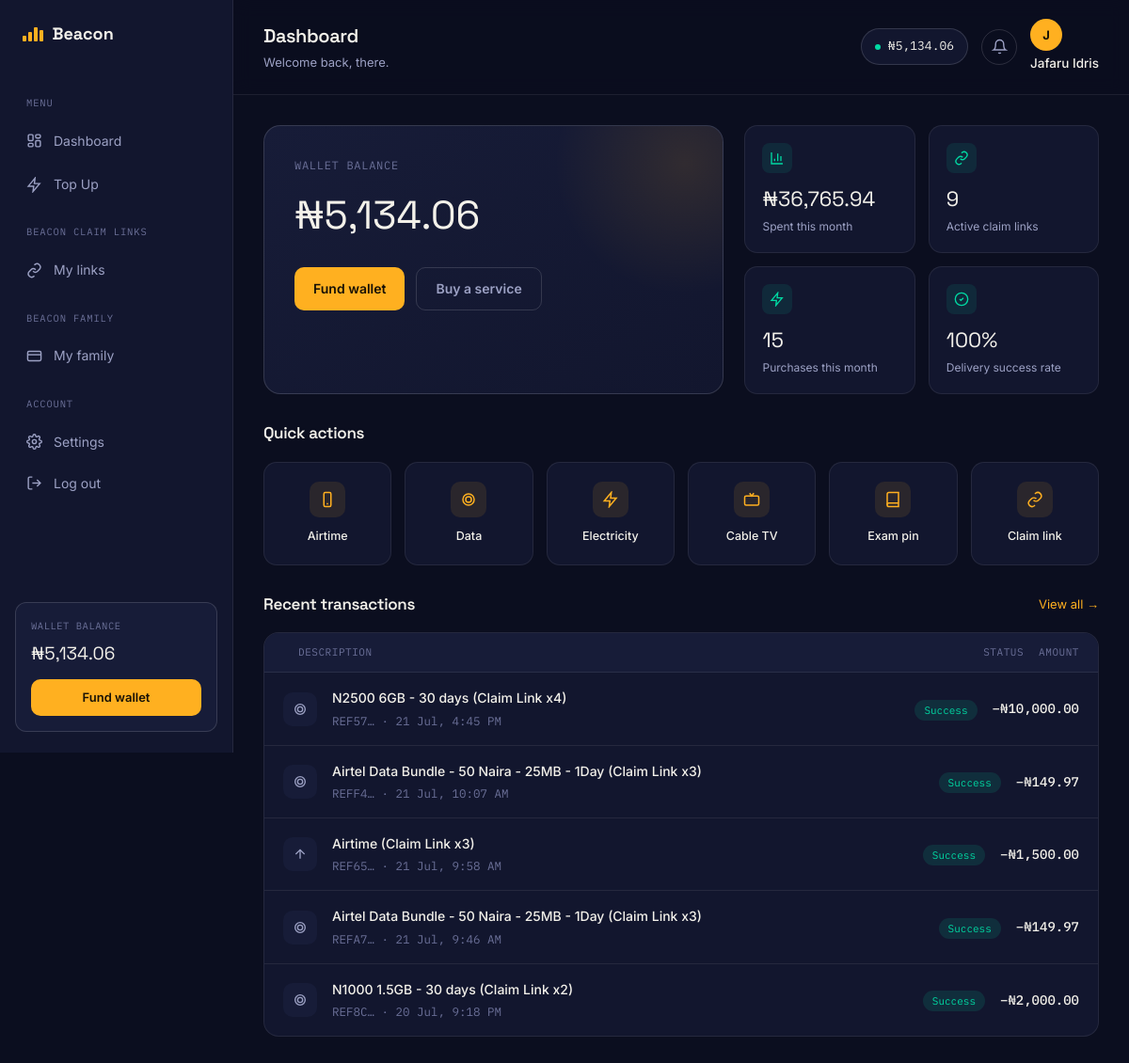
The page /dashboard/ (signed in) on the database as committed earlier.
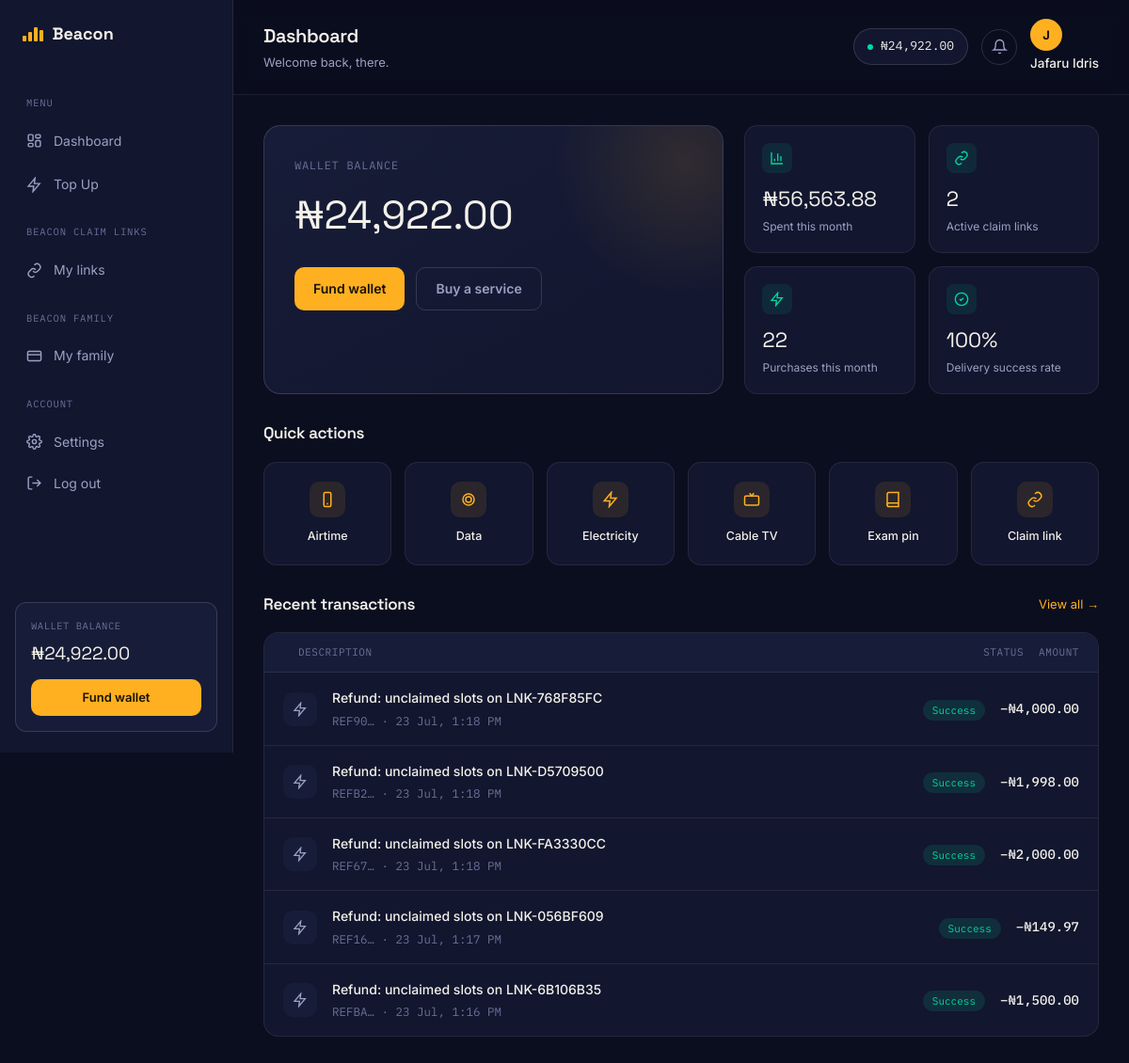
The same page on the database as committed later.
### authentication/models.py (models this page shows, shortened)
class User(AbstractUser):
    email = models.EmailField(unique=True)
    phone_number = models.CharField(max_length=20, blank=True)
    is_email_verified = models.BooleanField(default=False)
    email_verification_token = models.CharField(max_length=100, blank=True, null=True)
    password_reset_token = models.CharField(max_length=100, blank=True, null=True)
    password_reset_expires = models.DateTimeField(blank=True, null=True)
    referral_code = models.CharField(max_length=20, unique=True, blank=True, null=True)
    referred_by = models.ForeignKey('self', on_delete=models.SET_NULL, blank=True, null=True, related_name='referrals')
    date_joined = models.DateTimeField(auto_now_add=True)
    last_login_ip = models.GenericIPAddressField(blank=True, null=True)
    transaction_pin_hash = models.CharField(
        max_length=128,
        blank=True,
        null=True,
        help_text="Hashed transaction PIN"
    )
    USERNAME_FIELD = 'email'
    REQUIRED_FIELDS = ['username']
    class Meta:
        ordering = ['-date_joined']
    def get_full_name(self):
        if self.first_name or self.last_name:
            return f"{self.first_name} {self.last_name}".strip()
        return self.username

### wallet/models.py (models this page shows, shortened)
class Wallet(models.Model):
    user = models.OneToOneField(User, on_delete=models.CASCADE, related_name='wallet')
    balance = models.DecimalField(max_digits=12, decimal_places=2, default=0.00)
    total_funded = models.DecimalField(max_digits=12, decimal_places=2, default=0.00)
    total_spent = models.DecimalField(max_digits=12, decimal_places=2, default=0.00)
    is_active = models.BooleanField(default=True)
    created_at = models.DateTimeField(auto_now_add=True)
    updated_at = models.DateTimeField(auto_now=True)
    class Meta:
        verbose_name = 'Wallet'
        verbose_name_plural = 'Wallets'

### transactions/models.py (models this page shows, shortened)
class Transaction(models.Model):
    STATUS_CHOICES = [
        ('pending', 'Pending'),
        ('processing', 'Processing'),
        ('success', 'Success'),
        ('failed', 'Failed'),
        ('reversed', 'Reversed'),
    ]
    TYPE_CHOICES = [
        ('airtime', 'Airtime'),
        ('data', 'Data'),
        ('electricity', 'Electricity'),
        ('cable', 'Cable TV'),
        ('internet', 'Internet'),
        ('exam_pin', 'Exam Pin'),
        ('education', 'Education'),
        ('wallet_funding', 'Wallet Funding'),
        ('refund', 'Refund'),
    ]
    transaction_id = models.CharField(max_length=30, unique=True, editable=False)
    user = models.ForeignKey(User, on_delete=models.CASCADE, related_name='transactions')
    transaction_type = models.CharField(max_length=20, choices=TYPE_CHOICES)
    amount = models.DecimalField(max_digits=10, decimal_places=2)
    wallet_balance_before = models.DecimalField(max_digits=12, decimal_places=2)
    wallet_balance_after = models.DecimalField(max_digits=12, decimal_places=2)
    status = models.CharField(max_length=20, choices=STATUS_CHOICES, default='pending')
    service_provider = models.CharField(max_length=100, blank=True)
    plan_name = models.CharField(max_length=200, blank=True)
    recipient = models.CharField(max_length=100, blank=True)
    reference_number = models.CharField(max_length=50, unique=True, blank=True)
    api_response = models.JSONField(blank=True, null=True)
    error_message = models.TextField(blank=True)
    is_duplicate = models.BooleanField(default=False)
    locked = models.BooleanField(default=False)
    created_at = models.DateTimeField(auto_now_add=True)
    updated_at = models.DateTimeField(auto_now=True)
    description = models.TextField()
    class Meta:
        ordering = ['-created_at']
        indexes = [
            models.Index(fields=['user', '-created_at']),
            models.Index(fields=['status']),
            models.Index(fields=['transaction_type']),
        ]

### dashboard/views.py (the view)
# urls.py: path('', views.dashboard_view, name='index'),
@login_required
def dashboard_view(request):
    wallet, _ = Wallet.objects.get_or_create(user=request.user)
    recent_transactions = Transaction.objects.filter(user=request.user)[:5]
    total_purchases = Transaction.objects.filter(
        user=request.user, status='success'
    ).exclude(transaction_type='wallet_funding').exclude(transaction_type='refund').count()
    total_spent = Transaction.objects.filter(
        user=request.user, status='success'
    ).exclude(transaction_type='wallet_funding').exclude(transaction_type='refund').aggregate(
        total=Sum('amount')
    )['total'] or 0
    notifications = Notification.objects.filter(user=request.user)[:5]
    unread_count = Notification.objects.filter(user=request.user, is_read=False).count()
    today = timezone.now().date()
    month_ago = today - timedelta(days=30)
    monthly_transactions = Transaction.objects.filter(
        user=request.user, created_at__date__gte=month_ago, status='success'
    )
    active_links = ClaimLink.objects.filter(
        user=request.user, status='active'
    ).count()
    profile = request.user.profile
    profile.calculate_completion()
    stats = {
      'active_links': active_links,
      'month_spend': float(monthly_transactions.aggregate(total=Sum('amount'))['total'] or 0),
      'tx_count': monthly_transactions.count()
    }
    context = {
        'wallet': wallet,
        'recent_transactions': recent_transactions,
        'total_purchases': total_purchases,
        'total_spent': total_spent,
        'notifications': notifications,
        'unread_count': unread_count,
        'stats': stats,
        'profile_completion': profile.profile_completion,
    }
    return render(request, 'dashboard/index.html', context)

### authentication/models.py (called while the page is built)
    def calculate_completion(self):
        fields = [
            self.user.first_name,
            self.user.last_name,
            self.user.phone_number,
            self.avatar.name != 'avatars/default.png',
            self.address,
            self.city,
            self.state,
            self.country,
        ]
        completed = sum(1 for f in fields if f)
        self.profile_completion = int((completed / len(fields)) * 100)
        self.save(update_fields=['profile_completion'])
        return self.profile_completion

### core/context_processors.py (called while the page is built)
def site_settings(request):
    return {
        'site_settings': SiteSettings.load(),
        'theme': request.session.get('theme', 'light'),
    }

def notifications_count(request):
    count = 0
    if request.user.is_authenticated:
        count = Notification.objects.filter(user=request.user, is_read=False).count()
    return {'unread_notifications': count}

### core/models.py (called while the page is built)
    @classmethod
    def load(cls):
        obj, created = cls.objects.get_or_create(pk=1)
        return obj

### templates/dashboard/index.html (shortened to what the changed rows need)
{% extends "base.html" %}
{% load static %}
{% load humanize %}
{% block page_title %}Dashboard{% endblock %}
{% block content %}
<div class="dash-grid">
  <div class="balance-card">
    <div class="label">Wallet balance</div>
    <div class="amount">₦{{ wallet.balance|intcomma }}</div>
    <div class="balance-actions">
      <a href="{% url 'wallet:fund' %}" class="btn btn-primary">Fund wallet</a>
      <a href="{% url 'services:list' %}" class="btn btn-ghost">Buy a service</a>
    </div>
  </div>
  <div class="stat-mini-grid">
    <div class="stat-mini">
      <div class="top">
        <div class="icon"><svg viewBox="0 0 24 24" fill="none" stroke="currentColor" stroke-width="2"><path d="M3 3v18h18"/><path d="M18 17V9M13 17V5M8 17v-4"/></svg></div>
      </div>
      <div class="val">₦{{ stats.month_spend|intcomma }}</div>
      <div class="lab">Spent this month</div>
    </div>
    <div class="stat-mini">
      <div class="top">
        <div class="icon"><svg viewBox="0 0 24 24" fill="none" stroke="currentColor" stroke-width="2"><path d="M10 13a5 5 0 007 0l3-3a5 5 0 00-7-7l-1 1"/><path d="M14 11a5 5 0 00-7 0l-3 3a5 5 0 007 7l1-1"/></svg></div>
      </div>
      <div class="val">{{ stats.active_links|default:"0" }}</div>
      <div class="lab">Active claim links</div>
    </div>
    <div class="stat-mini">
      <div class="top">
        <div class="icon"><svg viewBox="0 0 24 24" fill="none" stroke="currentColor" stroke-width="2"><path d="M13 2L3 14h8l-1 8 10-12h-8l1-8z"/></svg></div>
      </div>
      <div class="val">{{ stats.tx_count|default:"0" }}</div>
      <div class="lab">Purchases this month</div>
    </div>
  </div>
</div>
<div class="quick-actions">
  <div class="section-title"><h2>Quick actions</h2></div>
</div>
<div class="recent-tx">
  <div class="section-title">
    <h2>Recent transactions</h2>
  </div>
  <div class="tx-table">
    {% for tx in recent_transactions %}
      {% include "partials/transaction.html" with tx=tx %}
    {% endfor %}
  </div>
</div>
{% endblock %}

### templates/base.html (shortened to what this page needs)
{% load static %}
{% load humanize %}
<!DOCTYPE html>
<html lang="en">
<head>
<link rel="stylesheet" href="{% static 'css/style.css' %}">
<link rel="stylesheet" href="{% static 'css/native.css' %}">
</head>
<body{% block body_attrs %}{% endblock %}>
<div class="app-shell">
  <aside class="sidebar" id="sidebar">
    <div class="sidebar-top-row">
      <a href="{% url 'dashboard:index' %}" class="logo">
        <span class="bars"><span></span><span></span><span></span><span></span></span>
        Beacon
      </a>
    </div>
    <nav class="side-nav">
      <div class="nav-label">Menu</div>
      <a href="{% url 'dashboard:index' %}" class="nav-link {% if active_nav == 'dashboard' %}active{% endif %}">
        <svg viewBox="0 0 24 24" fill="none" stroke="currentColor" stroke-width="2"><rect x="3" y="3" width="7" height="9" rx="1.5"/><rect x="14" y="3" width="7" height="5" rx="1.5"/><rect x="14" y="12" width="7" height="9" rx="1.5"/><rect x="3" y="16" width="7" height="5" rx="1.5"/></svg>
        Dashboard
      </a>
      <a href="{% url 'services:list' %}" class="nav-link {% if active_nav == 'buy' %}active{% endif %}">
        <svg viewBox="0 0 24 24" fill="none" stroke="currentColor" stroke-width="2"><path d="M13 2L3 14h8l-1 8 10-12h-8l1-8z"/></svg>
        Top Up
      </a>
      <div class="nav-label">Beacon Claim Links</div>
      <a href="{% url 'links:my_links' %}" class="nav-link {% if active_nav == 'claims' %}active{% endif %}">
        <svg viewBox="0 0 24 24" fill="none" stroke="currentColor" stroke-width="2"><path d="M10 13a5 5 0 007 0l3-3a5 5 0 00-7-7l-1 1"/><path d="M14 11a5 5 0 00-7 0l-3 3a5 5 0 007 7l1-1"/></svg>
        My links
      </a>
      <div class="nav-label">Beacon Family</div>
      <a href="{% url 'beacon_family:list' %}" class="nav-link {% if active_nav == 'wallet' %}active{% endif %}">
        <svg viewBox="0 0 24 24" fill="none" stroke="currentColor" stroke-width="2"><rect x="2" y="5" width="20" height="14" rx="2"/><path d="M2 10h20"/></svg>
        My family
      </a>
      <div class="nav-label">Account</div>
      <a href="{% url 'accounts:settings' %}" class="nav-link {% if active_nav == 'settings' %}active{% endif %}">
        Settings
      </a>
      <form method="post" action="{% url 'accounts:logout' %}" class="logout-form">
        <button type="submit" class="nav-link nav-link-btn">
          <svg viewBox="0 0 24 24" fill="none" stroke="currentColor" stroke-width="2"><path d="M9 21H5a2 2 0 01-2-2V5a2 2 0 012-2h4"/><path d="M16 17l5-5-5-5"/><path d="M21 12H9"/></svg>
          Log out
        </button>
      </form>
    </nav>
    <div class="sidebar-wallet">
      <div class="label">Wallet balance</div>
      <div class="amount">₦{{ user.wallet.balance|intcomma }}</div>
      <a href="{% url 'wallet:fund' %}" class="btn btn-primary btn-sm">Fund wallet</a>
    </div>
  </aside>
  <div class="app-main">
    <header class="app-topbar">
      <div class="topbar-title">
        <h1>{% block page_title %}Dashboard{% endblock %}</h1>
        {% block page_subtitle %}{% endblock %}
      </div>
      <div class="topbar-actions">
        <div class="wallet-chip">
          <span class="dot"></span> ₦{{ user.wallet.balance|intcomma }}
        </div>
        <a href="{% url 'notifications:list' %}" class="icon-btn" aria-label="Notifications">
          <svg viewBox="0 0 24 24" fill="none" stroke="currentColor" stroke-width="2"><path d="M18 8a6 6 0 00-12 0c0 7-3 9-3 9h18s-3-2-3-9"/><path d="M13.7 21a2 2 0 01-3.4 0"/></svg>
        </a>
        <div class="user-chip">
          <a href="{% url 'accounts:profile' %}">
            <div class="avatar">{{ user.get_full_name|slice:":1"|default:"U" }}</div>
            <span class="uname">{{ user.get_full_name|default:"Account" }}</span>
          </a>
        </div>
      </div>
    </header>
    <main class="app-content">
      {% block content %}{% endblock %}
    </main>
  </div>
</div>
</body>
</html>

### templates/partials/transaction.html
{% load humanize %}
<div class="tx-row">
      <div class="tx-icon">
        {% if tx.transaction_type == 'airtime' %}
        <svg viewBox="0 0 24 24" fill="none" stroke="currentColor" stroke-width="2"><path d="M12 19V5M5 12l7-7 7 7"/></svg>
      {% elif tx.transaction_type == 'data' %}
        <svg viewBox="0 0 24 24" fill="none" stroke="currentColor" stroke-width="2"><path d="M12 20a8 8 0 100-16 8 8 0 000 16z"/><path d="M12 16a4 4 0 100-8 4 4 0 000 8z"/></svg>
      {% elif tx.transaction_type == 'claim_link' %}
        <svg viewBox="0 0 24 24" fill="none" stroke="currentColor" stroke-width="2"><path d="M10 13a5 5 0 007 0l3-3a5 5 0 00-7-7l-1 1"/><path d="M14 11a5 5 0 00-7 0l-3 3a5 5 0 007 7l1-1"/></svg>
      {% else %}
        <svg viewBox="0 0 24 24" fill="none" stroke="currentColor" stroke-width="2"><path d="M13 2L3 14h8l-1 8 10-12h-8l1-8z"/></svg>
      {% endif %}
      </div>
      <div class="tx-desc">
        <div class="t1">{{ tx.plan_name }}</div>
        <div class="t2">{{ tx.reference_number|truncatechars:"6" }} · {{ tx.created_at|date:"d M, g:i A" }}</div>
      </div>
      <div class="col-status">
        <span class="badge badge-{{ tx.status }}">{{ tx.get_status_display|default:tx.status }}</span>
      </div>
      <div class="tx-amount {% if tx.type == 'funding' %}pos{% else %}neg{% endif %}">
        {% if tx.type == 'funding' or tx.type == 'refund' %}+{% else %}−{% endif %}₦{{ tx.amount|intcomma }}
      </div>
    </div>

Rows that differ between the two databases and show on the page:
no longer on this page (row unchanged): Transaction: transaction_type "data" (drawn), plan_name "N2500 6GB - 30 days (Claim Link x4)", reference_number "REF57…", created_at "21 Jul, 4:45 PM", status "Success", amount "10,000.00"
no longer on this page (row unchanged): Transaction: transaction_type "data" (drawn), plan_name "Airtel Data Bundle - 50 Naira - 25MB - 1Day (Claim Link x3)", reference_number "REFF4…", created_at "21 Jul, 10:07 AM", status "Success", amount "149.97"
no longer on this page (row unchanged): Transaction: transaction_type "airtime" (drawn), plan_name "Airtime (Claim Link x3)", reference_number "REF65…", created_at "21 Jul, 9:58 AM", status "Success", amount "1,500.00"
no longer on this page (row unchanged): Transaction: transaction_type "data" (drawn), plan_name "Airtel Data Bundle - 50 Naira - 25MB - 1Day (Claim Link x3)", reference_number "REFA7…", created_at "21 Jul, 9:46 AM", status "Success", amount "149.97"
no longer on this page (row unchanged): Transaction: transaction_type "data" (drawn), plan_name "N1000 1.5GB - 30 days (Claim Link x2)", reference_number "REF8C…", created_at "20 Jul, 9:18 PM", status "Success", amount "2,000.00"
changed User "Jafaru Idris": wallet.balance "5,134.06" → "24,922.00"
changed Wallet: balance "5,134.06" → "24,922.00"
added Transaction: transaction_type "refund" (drawn), plan_name "Refund: unclaimed slots on LNK-768F85FC", reference_number "REF90…", created_at "23 Jul, 1:18 PM", status "Success", amount "4,000.00"
added Transaction: transaction_type "refund" (drawn), plan_name "Refund: unclaimed slots on LNK-D5709500", reference_number "REFB2…", created_at "23 Jul, 1:18 PM", status "Success", amount "1,998.00"
added Transaction: transaction_type "refund" (drawn), plan_name "Refund: unclaimed slots on LNK-FA3330CC", reference_number "REF67…", created_at "23 Jul, 1:18 PM", status "Success", amount "2,000.00"
added Transaction: transaction_type "refund" (drawn), plan_name "Refund: unclaimed slots on LNK-056BF609", reference_number "REF16…", created_at "23 Jul, 1:17 PM", status "Success", amount "149.97"
added Transaction: transaction_type "refund" (drawn), plan_name "Refund: unclaimed slots on LNK-6B106B35", reference_number "REFBA…", created_at "23 Jul, 1:16 PM", status "Success", amount "1,500.00"
Other text that changed with them:
{{ stats.month_spend|intcomma }}: "36,765.94" → "56,563.88"
{{ stats.active_links|default:"0" }}: "9" → "2"
{{ stats.tx_count|default:"0" }}: "15" → "22"
